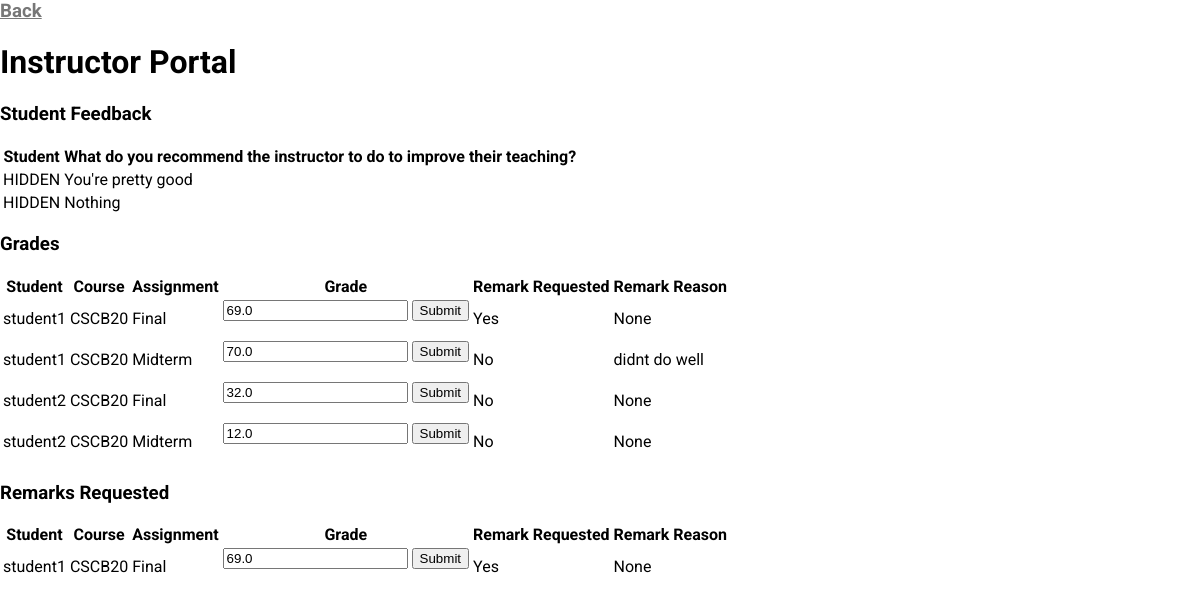
The app's page /instructorPortal (signed in) with its own data.
### tables this page shows
CREATE TABLE Feedback(
  s_username STRING REFERENCES S_login(s_username),
  t_username STRING,
  feedback STRING,
  PRIMARY KEY(
    s_username,
    t_username,
    feedback
    )
  );

CREATE TABLE "S_marks" (
	"s_username"	STRING,
	"mark_name"	STRING,
	"grade"	REAL,
	"remark_request"	INTEGER,
	"class_id"	STRING,
	"remark_reason"	STRING,
	FOREIGN KEY("s_username") REFERENCES "S_login"("s_username"),
	PRIMARY KEY("s_username","mark_name","class_id")
);

### app.py (the view)
@app.route('/instructorPortal', methods=['GET'])
def allgrades():
    if "loggedin" not in session:
        return render_template('login.html', error="Please login!")
    if session['type'] != "teacher":
        return redirect(url_for('home'))
    d = getDb().cursor()
    feedback_list = []
    for feedback in d.execute('SELECT * FROM Feedback'):
        feedback_list.append(feedback)
    print("Feedback")
    print(feedback_list)
    d = getDb().cursor()
    marks = []
    for mark in d.execute('SELECT * FROM S_marks ORDER BY s_username'):
        marks.append(mark)
    print("Marks")
    print(marks)
    remarks = []
    for mark in marks:
        if mark[3] == 1:
            remarks.append(mark)
    return render_template('instructorPortal.html',
        feedback=feedback_list,
        marks=marks,
        remarks=remarks,
    )

### app.py (called while the page is built)
def getDb():
    db = getattr(g, '_database', None)
    if db is None:
        db = g._database = sqlite3.connect('database.db')
    return db

### templates/instructorPortal.html (shortened to what this page needs)
<html>
<head>
    <link rel="stylesheet" type="text/css" href="/style.css" />
</head>
<body>
    <h3><a href="/home">Back</a></h3>
    <h1>Instructor Portal</h1>
    <h3>Student Feedback</h3>
    <table>
        <tr>
            <th>Student</th>
            <th>What do you recommend the instructor to do to improve their teaching?</th>
        </tr>
        {% for f in feedback %}
        <tr>
            <td>HIDDEN</td>
            <td>{{f[2]}}</td>
        </tr>
        {% endfor %}
    </table>
    <h3>Grades</h3>
    <table>
        <tr>
            <th>Student</th>
            <th>Course</th>
            <th>Assignment</th>
            <th>Grade</th>
            <th>Remark Requested</th>
            <th>Remark Reason</th>
        </tr>
        {% for mark in marks %}
        <tr>
            <td>{{mark[0]}}</td>
            <td>{{mark[4]}}</td>
            <td>{{mark[1]}}</td>
            <td>
                <form action="/updateGrade" method="POST">
                    <input type="text" value={{mark[2]}} id="grade" name="grade">
                    <input type="submit">
                </form>
            </td>
            <td>{% if mark[3] == 1 %}Yes{% else %}No{% endif %}</td>
            <td>{{mark[5]}}</td>
        </tr>
        {% endfor %}
    </table>
    <h3>Remarks Requested</h3>
        <table>
            <tr>
                <th>Student</th>
                <th>Course</th>
                <th>Assignment</th>
                <th>Grade</th>
                <th>Remark Requested</th>
                <th>Remark Reason</th>
            </tr>
            {% for mark in remarks %}
            <tr>
                <td>{{mark[0]}}</td>
                <td>{{mark[4]}}</td>
                <td>{{mark[1]}}</td>
                <td>
                    <form action="/updateGrade" method="POST">
                        <input type="text" value={{mark[2]}} id="grade" name="grade">
                        <input type="submit">
                    </form>
                </td>
                <td>{% if mark[3] == 1 %}Yes{% else %}No{% endif %}</td>
                <td>{{mark[5]}}</td>
            </tr>
            {% endfor %}
        </table>
</body>
</html>

### static/style.css (style rules this page uses)
body { font-family: Roboto; margin: 0; }
a { color: #777; }

### records on screen
Feedback: feedback "You're pretty good"
Feedback: feedback "Nothing"
S_marks: s_username "student1", class "CSCB20", mark_name "Final", grade "69.0", remark_request "Yes", mark "None"
S_marks: s_username "student1", class "CSCB20", mark_name "Midterm", grade "70.0", remark_request "No", remark_reason "didnt do well"
S_marks: s_username "student2", class "CSCB20", mark_name "Final", grade "32.0", remark_request "No", mark "None"
S_marks: s_username "student2", class "CSCB20", mark_name "Midterm", grade "12.0", remark_request "No", mark "None"
